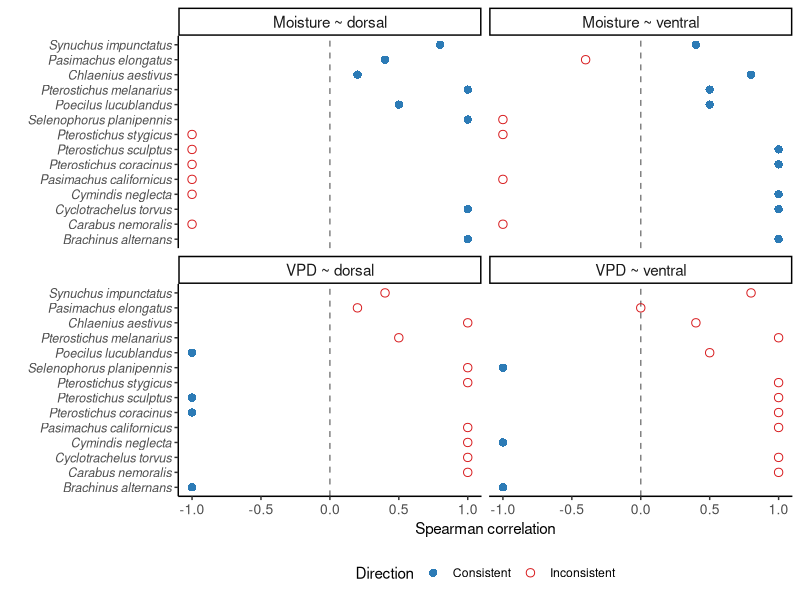

The R source for this figure: (Note: this script raises an error after producing the figure.)
library(tidyverse)
library(lme4)
library(lmerTest)

# =============================================================================
# SENSITIVITY ANALYSIS: within-species variation in brightness
# Tests whether the 14 multi-site species show HSV brightness variation across
# sites consistent with the desiccation hypothesis (darker at drier sites).
#
# Desiccation hypothesis predicts:
#   - Negative correlation between VPD and brightness
#     (drier = higher VPD = darker = lower brightness)
#   - Positive correlation between soil moisture and brightness
#     (wetter = higher moisture = lighter = higher brightness)
# =============================================================================

# --- Helper functions --------------------------------------------------------

strip_subspecies <- function(x) {
  words <- str_split(x, " ")
  map_chr(words, ~ if (length(.x) >= 3) paste(.x[1], .x[2]) else paste(.x, collapse = " "))
}

sign_test <- function(cors, predicted_positive = TRUE) {
  # Exact binomial test: H1 = more species show predicted direction than chance
  cors_clean <- cors[!is.na(cors)]
  n          <- length(cors_clean)
  n_correct  <- if (predicted_positive) sum(cors_clean > 0) else sum(cors_clean < 0)
  binom.test(n_correct, n, p = 0.5, alternative = "greater")
}

# --- Load data ---------------------------------------------------------------

# Unscaled raw data (needed for within-species correlations on original scale)
mdf_raw <- read.csv("data/melanism_modelDF.csv") %>%
  mutate(SpeciesName_match = strip_subspecies(SpeciesName))

# HSV brightness values (generated by HSV sensitivity analysis script)
hsv <- read.csv("data/melanism_HSV.csv")

mdf_raw <- left_join(mdf_raw, hsv)

# --- Identify multi-site species ---------------------------------------------

species_site_counts <- mdf_raw %>%
  group_by(SpeciesName_match) %>%
  summarise(n_sites = n_distinct(IL_Site), .groups = "drop") %>%
  arrange(desc(n_sites))

multi_site_species <- species_site_counts %>%
  filter(n_sites >= 2) %>%
  pull(SpeciesName_match)

cat(sprintf("\n%d species sampled at 2+ sites:\n", length(multi_site_species)))
print(species_site_counts %>% filter(n_sites >= 2))

# --- Compute site-level means per species ------------------------------------

spp_site_means <- mdf_raw %>%
  filter(SpeciesName_match %in% multi_site_species) %>%
  group_by(SpeciesName_match, IL_Site) %>%
  summarise(
    mean_dorsal_brightness  = mean(HSV_V_dorsal,    na.rm = TRUE),
    mean_ventral_brightness = mean(HSV_V_ventral,   na.rm = TRUE),
    mean_VPD                = mean(meanVPD,          na.rm = TRUE),
    mean_soil_moisture      = mean(meanSoilMoisture, na.rm = TRUE),
    n_individuals           = n(),
    .groups = "drop"
  )

# --- Within-species Spearman correlations ------------------------------------

within_species_cors <- spp_site_means %>%
  group_by(SpeciesName_match) %>%
  summarise(
    n_sites         = n(),
    cor_VPD_dorsal  = cor(mean_VPD,          mean_dorsal_brightness,  method = "spearman"),
    cor_VPD_ventral = cor(mean_VPD,          mean_ventral_brightness, method = "spearman"),
    cor_SM_dorsal   = cor(mean_soil_moisture, mean_dorsal_brightness,  method = "spearman"),
    cor_SM_ventral  = cor(mean_soil_moisture, mean_ventral_brightness, method = "spearman"),
    .groups = "drop"
  ) %>%
  arrange(desc(n_sites))

cat("\n--- Within-species correlations (Spearman) ---\n")
cat("Desiccation hypothesis predicts: cor_VPD < 0, cor_SM > 0\n\n")
print(within_species_cors)

# --- Direction summary -------------------------------------------------------

direction_summary <- within_species_cors %>%
  summarise(
    n_species                   = n(),
    pct_VPD_dorsal_correct_dir  = mean(cor_VPD_dorsal  < 0, na.rm = TRUE) * 100,
    pct_VPD_ventral_correct_dir = mean(cor_VPD_ventral < 0, na.rm = TRUE) * 100,
    pct_SM_dorsal_correct_dir   = mean(cor_SM_dorsal   > 0, na.rm = TRUE) * 100,
    pct_SM_ventral_correct_dir  = mean(cor_SM_ventral  > 0, na.rm = TRUE) * 100,
    median_cor_VPD_dorsal       = median(cor_VPD_dorsal,  na.rm = TRUE),
    median_cor_VPD_ventral      = median(cor_VPD_ventral, na.rm = TRUE),
    median_cor_SM_dorsal        = median(cor_SM_dorsal,   na.rm = TRUE),
    median_cor_SM_ventral       = median(cor_SM_ventral,  na.rm = TRUE)
  )

cat("\n--- Direction summary ---\n")
print(direction_summary)

# --- Sign tests --------------------------------------------------------------

cat("\n--- Sign tests (binomial, H1: more species show predicted direction than chance) ---\n")

cat("\nVPD ~ dorsal brightness (predicted negative):\n")
print(sign_test(within_species_cors$cor_VPD_dorsal, predicted_positive = FALSE))

cat("VPD ~ ventral brightness (predicted negative):\n")
print(sign_test(within_species_cors$cor_VPD_ventral, predicted_positive = FALSE))

cat("Soil moisture ~ dorsal brightness (predicted positive):\n")
print(sign_test(within_species_cors$cor_SM_dorsal, predicted_positive = TRUE))

cat("Soil moisture ~ ventral brightness (predicted positive):\n")
print(sign_test(within_species_cors$cor_SM_ventral, predicted_positive = TRUE))

# --- Figure ------------------------------------------------------------------

cors_long <- within_species_cors %>%
  select(SpeciesName_match, n_sites,
         `VPD ~ dorsal`       = cor_VPD_dorsal,
         `VPD ~ ventral`      = cor_VPD_ventral,
         `Moisture ~ dorsal`  = cor_SM_dorsal,
         `Moisture ~ ventral` = cor_SM_ventral) %>%
  pivot_longer(-c(SpeciesName_match, n_sites),
               names_to  = "comparison",
               values_to = "correlation") %>%
  mutate(
    predicted_direction = if_else(str_detect(comparison, "VPD"), "negative", "positive"),
    consistent = case_when(
      predicted_direction == "negative" & correlation < 0 ~ "Consistent",
      predicted_direction == "positive" & correlation > 0 ~ "Consistent",
      TRUE                                                 ~ "Inconsistent"
    ),
    SpeciesName_match = fct_reorder(SpeciesName_match, n_sites)
  )

p_within_cors <- ggplot(cors_long,
                        aes(x = correlation, y = SpeciesName_match,
                            color = consistent, shape = consistent)) +
  geom_vline(xintercept = 0, linetype = "dashed", color = "grey50") +
  geom_point(size = 2.5) +
  scale_color_manual(values = c("Consistent"   = "#2c7bb6",
                                "Inconsistent" = "#d7191c")) +
  scale_shape_manual(values = c("Consistent" = 16, "Inconsistent" = 1)) +
  facet_wrap(~ comparison, nrow = 2) +
  labs(x = "Spearman correlation", y = "",
       color = "Direction", shape = "Direction") +
  theme_classic() +
  theme(axis.text.y     = element_text(size = 9, face = "italic"),
        axis.text.x     = element_text(size = 10),
        strip.text      = element_text(size = 11),
        legend.position = "bottom")

ggsave("figureOutputs/within_species_sensitivity.png",
       p_within_cors, dpi = 550, width = 9, height = 7)

cat("\nFigure saved to figureOutputs/within_species_sensitivity.png\n")

# --- Save supplement table ---------------------------------------------------

write_csv(within_species_cors,
          "modelResults/within_species_correlations_supplement.csv")

cat("Supplement table saved to modelResults/within_species_correlations_supplement.csv\n")
